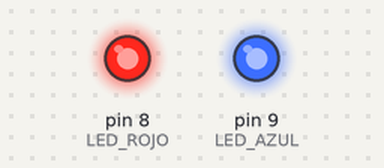
Bench run of a sketch on a simulated Arduino Uno, built with avr-gcc and run on an emulated ATmega328P. Parts: output pins drawn as LEDs (lit = HIGH).

Above: at 1.0 s.
At 3.0 s:
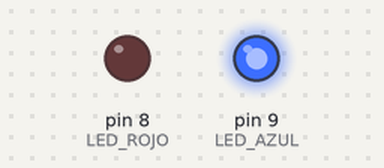
Timing chart, 0 to 4.6 s (numbered marks = the images above):
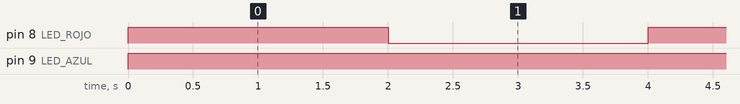

The sketch:

base1.ino
```cpp
#define LED_ROJO 8
#define LED_AZUL 9


void setup() {
  pinMode(LED_ROJO,OUTPUT);
  pinMode(LED_AZUL,OUTPUT);

}

void loop() {
  digitalWrite(LED_ROJO,HIGH);
  digitalWrite(LED_AZUL,HIGH);
  delay(2000);
  digitalWrite(LED_ROJO,LOW);
  digitalWrite(LED_AZUL,HIGH);
  delay(2000);

}
```

Measured:
- by itself, pin 8 (LED_ROJO): alternates HIGH for 2.0 s and LOW for 2.0 s
- by itself, pin 9 (LED_AZUL): LOW → HIGH at 0.00 s
